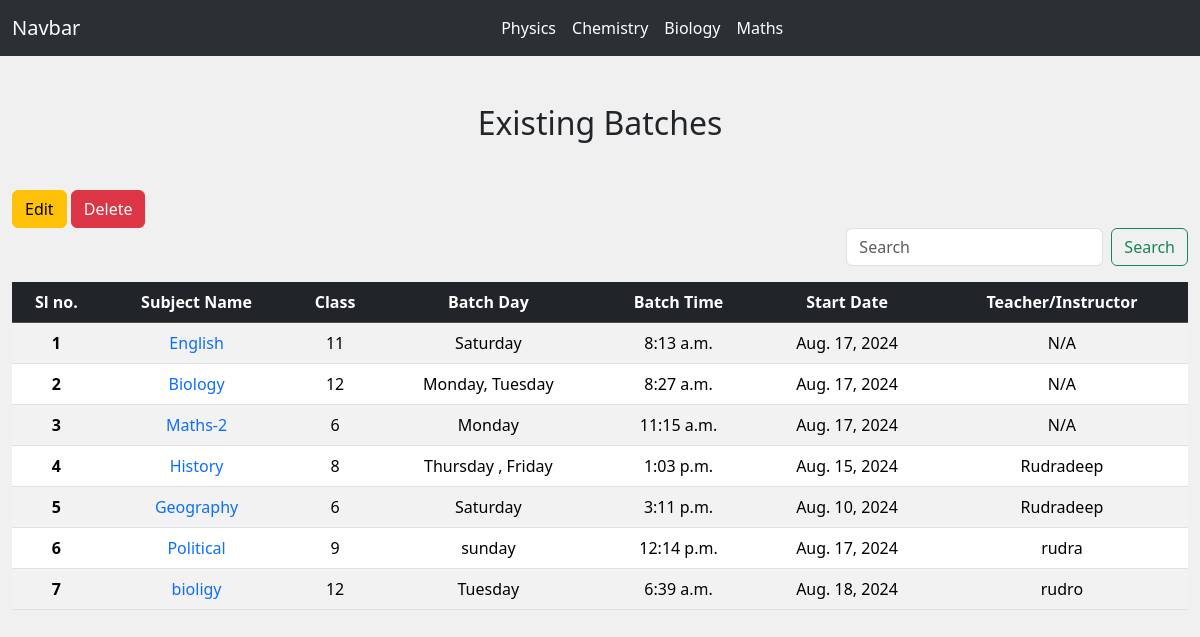
/view-batches/, run on the app's committed database.
### myapp/models.py (models this page shows, shortened)
class Batch(models.Model):
    subject_name = models.CharField(max_length=100)
    batch_name = models.CharField(max_length=100,default="")
    batch_time = models.TimeField()
    batch_day = models.CharField(max_length=50)
    class_level = models.CharField(max_length=50)
    class_mode = models.CharField(max_length=100)  # Default as 'N/A'
    start_date = models.DateField(default=timezone.now)  # Default to current date
    teacher_name = models.CharField(max_length=100)
    students = models.ManyToManyField(Student, related_name='batches')

### myapp/views.py (the view)
# urls.py: path('view-batches/', view_batches, name='view_batches'),
def view_batches(request):
    search_query = request.GET.get('search', '')
    if search_query:
        batches = Batch.objects.filter(
            Q(subject_name__icontains=search_query) |
            Q(class_level__icontains=search_query) |
            Q(batch_day__icontains=search_query) |
            Q(teacher_name__icontains=search_query)
        )
    else:
        batches = Batch.objects.all()
    return render(request, 'view_batches.html', {'batches': batches})

### templates/view_batches.html (shortened to what this page needs)
{% extends "base.html" %}
{% block body %}
<div class="container-fluid py-5">
    <h2 class="text-center mb-5">Existing Batches</h2>
    <button type="button" class="btn btn-warning" id="toggleEdit">Edit</button>
    <button type="button" class="btn btn-danger" id="toggleDelete">Delete</button>
    <div class="d-flex mb-3">
        <form class="d-inline-flex ms-auto" method="GET" action="{% url 'view_batches' %}" role="search">
            <input class="form-control me-2" type="search" name="search" placeholder="Search" aria-label="Search" value="{{ request.GET.search }}">
            <button class="btn btn-outline-success" type="submit">Search</button>
        </form>
    </div>
    <div class="table-responsive">
        <table class="table table-striped text-center">
            <thead class="table-dark">
                <tr>
                    <th scope="col">Sl no.</th>
                    <th scope="col">Subject Name</th>
                    <th scope="col">Class</th>
                    <th scope="col">Batch Day</th>
                    <th scope="col">Batch Time</th>
                    <th scope="col">Start Date</th>
                    <th scope="col">Teacher/Instructor</th>
                </tr>
            </thead>
            <tbody>
                {% for batch in batches %}
                <tr>
                    <th scope="row">{{ forloop.counter }}</th>
                    <td><a href="{% url 'batch_detail' batch.id %}" class="text-decoration-none">{{ batch.subject_name }}</a></td>
                    <td>{{ batch.class_level }}</td>
                    <td>{{ batch.batch_day }}</td>
                    <td>{{ batch.batch_time }}</td>
                    <td>{{ batch.start_date }}</td>
                    <td>{{ batch.teacher_name }}</td>
                </tr>
                {% empty %}
                <tr>
                    <td colspan="9" class="text-center">No batches available.</td>
                </tr>
                {% endfor %}
            </tbody>
        </table>
    </div>
</div>
{% endblock body %}

### data on the page
Batch: subject_name "English", class_level "11", batch_day "Saturday", batch_time "8:13 a.m.", start_date "Aug. 17, 2024", teacher_name "N/A"
Batch: subject_name "Biology", class_level "12", batch_day "Monday, Tuesday", batch_time "8:27 a.m.", start_date "Aug. 17, 2024", teacher_name "N/A"
Batch: subject_name "Maths-2", class_level "6", batch_day "Monday", batch_time "11:15 a.m.", start_date "Aug. 17, 2024", teacher_name "N/A"
Batch: subject_name "History", class_level "8", batch_day "Thursday , Friday", batch_time "1:03 p.m.", start_date "Aug. 15, 2024", teacher_name "Rudradeep"
Batch: subject_name "Geography", class_level "6", batch_day "Saturday", batch_time "3:11 p.m.", start_date "Aug. 10, 2024", teacher_name "Rudradeep"
Batch: subject_name "Political", class_level "9", batch_day "sunday", batch_time "12:14 p.m.", start_date "Aug. 17, 2024", teacher_name "rudra"
Batch: subject_name "bioligy", class_level "12", batch_day "Tuesday", batch_time "6:39 a.m.", start_date "Aug. 18, 2024", teacher_name "rudro"
